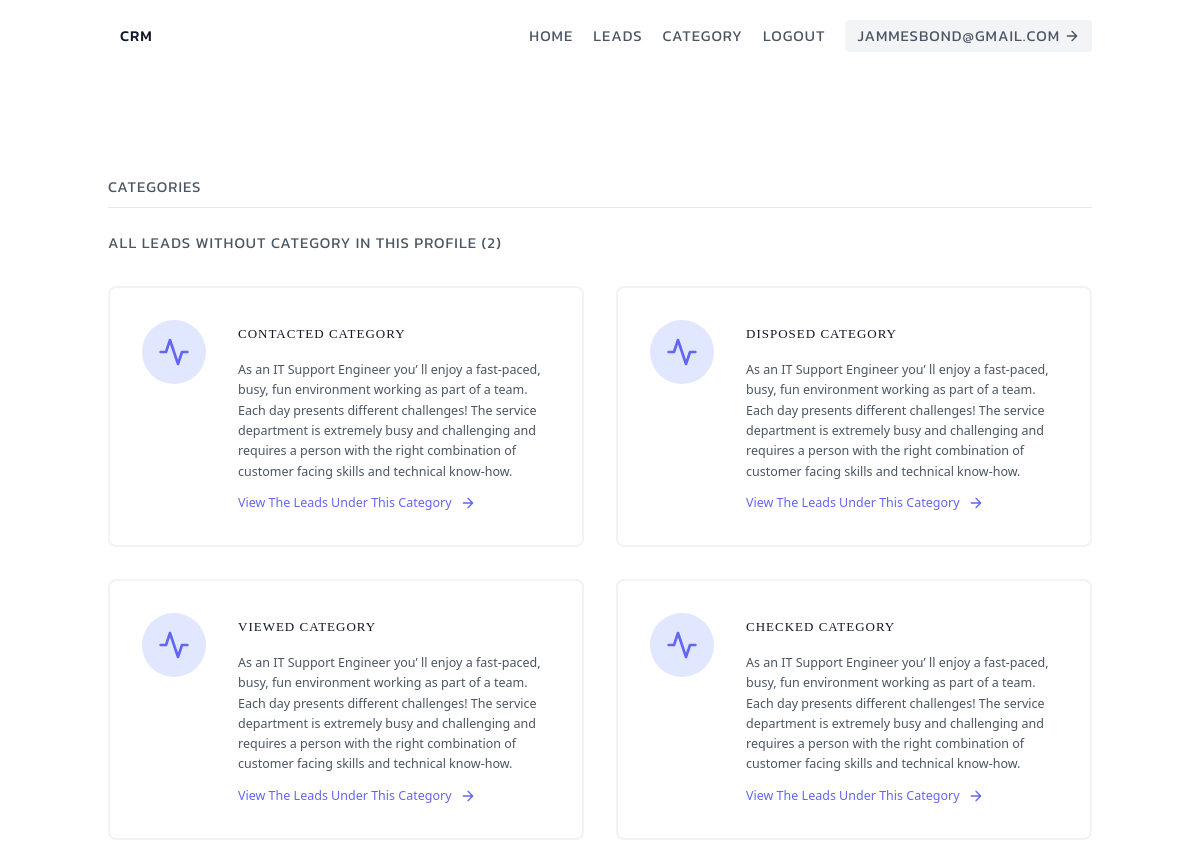
/category/category_list/ (signed in), run on the app's committed database.
### Leads/models.py (models this page shows, shortened)
class User(AbstractUser):
    is_orgarnizer = models.BooleanField(default=True)
    is_agent = models.BooleanField(default=False)

class Category(models.Model):
    name = models.CharField(max_length=30)
    orgarnization = models.ForeignKey(UserProfile,on_delete=models.CASCADE)

### Category/views.py (the view)
# urls.py: path('category_list/',views.CategoryRelatedToLeadListView.as_view(), name='category_list'),
class CategoryRelatedToLeadListView(LoginRequiredMixin,generic.ListView):
    template_name = 'Category/category_lead_list.html'
    context_object_name = 'category_lead_list'
    def get_queryset(self):
        user = self.request.user
        if user.is_orgarnizer:
            queryset = Category.objects.filter(orgarnization = user.userprofile)
        else:
            queryset = Category.objects.filter(orgarnization = user.agent.orgarnization)
        return queryset
    def get_context_data(self, **kwargs):
        context = super(CategoryRelatedToLeadListView,self).get_context_data(**kwargs)
        user = self.request.user
        if user.is_orgarnizer:
            queryset = Lead.objects.filter(orgarnization = user.userprofile)
        else:
            queryset = Lead.objects.filter(orgarnization = user.agent.orgarnization)
        context.update({'leads_under_category_not_assigned' : queryset.filter(category__isnull=True).count()})
        return context

### Category/templates/Category/category_lead_list.html (shortened to what this page needs)
{% extends 'Leads/base.html' %}
{% block content %}
<section class="text-gray-600 body-font">
    <div class="container px-5 py-24 mx-auto flex flex-wrap">
        <div class="w-full mb-6 py-2 flex justify-between items-center border-b border-gray-200">
            <div>
                <h4 class="font">Categories</h4>
            </div>
        </div>
      <div class="flex flex-wrap -m-4">
        {% if category_lead_list  %}
        <div class="p-4 w-full">
          <h4 class="font"> All leads without Category In This Profile ({{leads_under_category_not_assigned}})</h4>
        </div>
        {% for category in category_lead_list %}
        <div class="p-4 lg:w-1/2 md:w-full">
          <div class="flex border-2 rounded-lg border-gray-200 border-opacity-50 p-8 sm:flex-row flex-col">
            <div class="w-16 h-16 sm:mr-8 sm:mb-0 mb-4 inline-flex items-center justify-center rounded-full bg-indigo-100 text-indigo-500 flex-shrink-0">
              <svg fill="none" stroke="currentColor" stroke-linecap="round" stroke-linejoin="round" stroke-width="2" class="w-8 h-8" viewBox="0 0 24 24">
                <path d="M22 12h-4l-3 9L9 3l-3 9H2"></path>
              </svg>
            </div>
            <div class="flex-grow">
              <h2 class="text-gray-900 text-lg font-medium mb-3 font2">{{category.name}} Category</h2>
              <p class="leading-relaxed text-base font3">
                As an IT Support Engineer you’
                ll enjoy a fast-paced, busy, fun environment working as part of a team. Each day presents
                different challenges! The service department is extremely busy and challenging and requires
                a person with the right combination of customer facing skills and technical know-how.
              </p>
              <a href="{% url 'category_detail_related_to_leads' pk=category.pk %}" class="mt-3 text-indigo-500 inline-flex items-center font3">View The Leads Under This Category
                <svg fill="none" stroke="currentColor" stroke-linecap="round" stroke-linejoin="round" stroke-width="2" class="w-4 h-4 ml-2" viewBox="0 0 24 24">
                  <path d="M5 12h14M12 5l7 7-7 7"></path>
                </svg>
              </a>
            </div>
          </div>
        </div>
        {% endfor %}
        {% else %}
        <div class="p-4 w-full"><h4 class="font">You currently have no Category in your orgarnization</h4></div>
        {% endif %}
      </div>
    </div>
  </section>
{% endblock content %}

### Leads/templates/Leads/navbar.html (shortened to what this page needs)
<header class="text-gray-600 body-font">
  <div class="container mx-auto flex flex-wrap p-5 flex-col md:flex-row items-center">
      <a class="flex title-font font-medium items-center text-gray-900 mb-4 md:mb-0">
          <span class="ml-3 font">CRM</span>
      </a>
      <nav class="md:ml-auto flex flex-wrap items-center text-base justify-center">
        {% if user.is_authenticated %}
          <a href="{% url 'landing_page' %}" class="mr-5 font">Home</a>
          <a href="{% url 'lead_list' %}" class="mr-5 font">Leads</a>
          <a href="{% url 'category_list' %}" class="mr-5 font">Category</a>
          <a href="{% url 'logout' %}" class="mr-5 font">LogOut</a>
          <span class="inline-flex items-center bg-gray-100 border-0 py-1 px-3 focus:outline-none hover:bg-gray-200 rounded text-base mt-4 md:mt-0 font">{{user.email}}
            <svg fill="none" stroke="currentColor" stroke-linecap="round" stroke-linejoin="round" stroke-width="2" class="w-4 h-4 ml-1" viewBox="0 0 24 24">
              <path d="M5 12h14M12 5l7 7-7 7"></path>
            </svg>
          </span>
    {% endif %}
  </nav>
  </div>
</header>

### Leads/static/Leads/css/main.css (style rules this page uses)
.font { font-family: 'Kanit', sans-serif !important; text-transform:uppercase; letter-spacing:1px; font-size:15px; }
.font2 { font-family:'Times New Roman', Times, serif; font-size:13px; letter-spacing:1px; text-transform: uppercase; }
.font3 { font-size:12.5px; }

### data on the page
User: email "JAMMESBOND@GMAIL.COM"
Category: name "CONTACTED"
Category: name "DISPOSED"
Category: name "VIEWED"
Category: name "CHECKED"

### other printed values
{{ leads_under_category_not_assigned }} "2"
